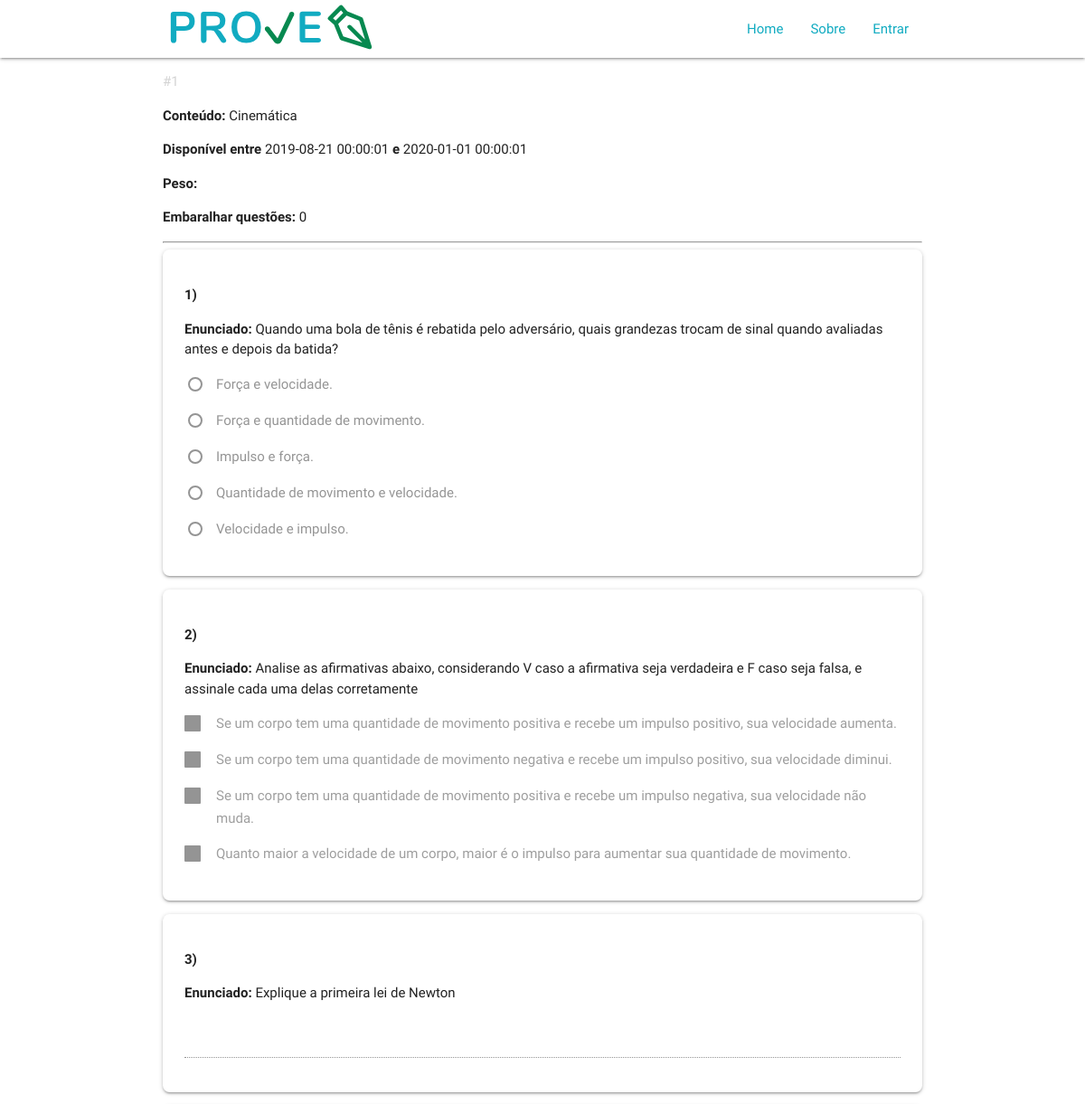
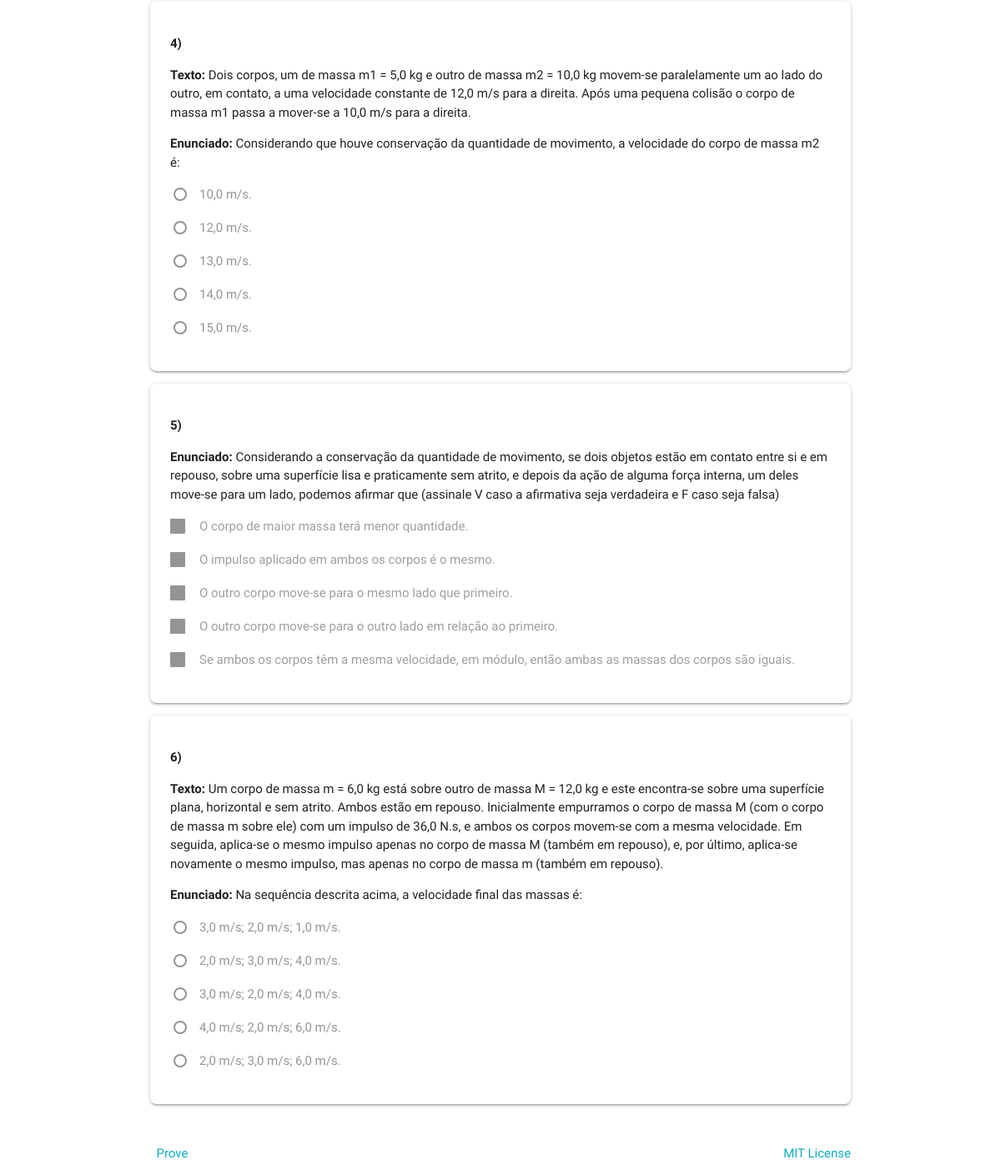
Page /avaliacao.php?codigo=1 on the committed database (2 pictures, top to bottom).
### tables this page shows
CREATE TABLE IF NOT EXISTS `Avaliacoes` (
  `Codigo_Avaliacao` INT NOT NULL AUTO_INCREMENT,
  `Conteudo` VARCHAR(50) NOT NULL,
  `Disciplina_Codigo_Disciplina` INT NOT NULL,
  `Data_Inicio` DATETIME NOT NULL,
  `Data_Fim` DATETIME NOT NULL,
  `Peso` VARCHAR(5) NULL,
  `Embaralhar` TINYINT NULL,
  PRIMARY KEY (`Codigo_Avaliacao`),
  INDEX `fk_Avaliacoes_Disciplina1_idx` (`Disciplina_Codigo_Disciplina` ASC),
  CONSTRAINT `fk_Avaliacoes_Disciplina1`
    FOREIGN KEY (`Disciplina_Codigo_Disciplina`)
    REFERENCES `Disciplinas` (`Codigo_Disciplina`)
    ON DELETE NO ACTION
    ON UPDATE NO ACTION);

CREATE TABLE IF NOT EXISTS `Questao` (
  `Codigo_Questao` INT NOT NULL AUTO_INCREMENT,
  `Enunciado` TEXT,
  `Texto` TEXT NULL,
  `Tipo_Codigo` INT NOT NULL,
  PRIMARY KEY (`Codigo_Questao`),
  INDEX `fk_Questao_Tipo1_idx` (`Tipo_Codigo` ASC),
  CONSTRAINT `fk_Questao_Tipo1`
    FOREIGN KEY (`Tipo_Codigo`)
    REFERENCES `Tipo` (`Codigo_Tipo`)
    ON DELETE NO ACTION
    ON UPDATE NO ACTION);

### disciplinas_pdo.php (called while the page is built, shortened)
<?php
function selectPDO_discaval ($codigo, $tabela ) {
	try {
		$sql = 'select d.Codigo_Disciplina as "ID Disciplina", d.Nome as "Disciplina", a.Codigo_Avaliacao as "ID Avaliacao", a.Conteudo, a.Data_Inicio, a.Data_Fim, a.Peso, a.Embaralhar
		 FROM avaliacoes a, disciplinas d
		 WHERE d.Codigo_Disciplina = a.Disciplina_Codigo_Disciplina ';
		if($tabela == 'disciplina') {
			$sql .= ' and d.Codigo_Disciplina = '.$codigo;
		} else if ($tabela == 'avaliacao') {
			$sql .=  'and a.Codigo_Avaliacao = '.$codigo;
		}
		$sql .= " ORDER BY a.Data_Fim";
		$consulta = $GLOBALS['pdo']->query($sql);
		$registros = array();
		for ($i = 0; $linha = $consulta->fetch(PDO::FETCH_ASSOC); $i++) {
			$registros[$i] = array();
			array_push($registros[$i], $linha['ID Disciplina']);
			array_push($registros[$i], $linha['Disciplina']);
			array_push($registros[$i], $linha['ID Avaliacao']);
			array_push($registros[$i], $linha['Conteudo']);
			array_push($registros[$i], $linha['Data_Inicio']);
			array_push($registros[$i], $linha['Data_Fim']);
			array_push($registros[$i], $linha['Peso']);
			array_push($registros[$i], $linha['Embaralhar']);
		}
		return $registros;
	} catch (PDOException $e) {
		echo "Erro: ".$e->getMessage();
	}
}
?>

### avaliacao_funcaoFormulario.php (the view, shortened to what this page needs)
<?php
function gerar_formulario_questoes_visualizar($cod_avaliacao, $modo_view='') {
	$query0 = "SELECT count(Questoes_Codigo_Questao) as 'qtd' FROM Questoes_has_Avaliacoes WHERE Avaliacoes_Codigo_Avaliacao = ".$cod_avaliacao;
	$consulta = $GLOBALS['pdo']->query($query0);
	$linha = $consulta->fetch(PDO::FETCH_ASSOC);
	$qtdQuestoes = $linha['qtd'];
	if($qtdQuestoes > 0)
	{
		$query = "SELECT Q.Codigo_Questao, Q.Texto, Q.Enunciado, Q.Tipo_Codigo FROM Questao Q, Questoes_has_Avaliacoes QA WHERE QA.Avaliacoes_Codigo_Avaliacao = ".$cod_avaliacao." AND QA.Questoes_Codigo_Questao = Q.Codigo_Questao ";
		$consulta = $GLOBALS['pdo']->query($query);
		$questoes = array();
		for ($i = 0; $linha = $consulta->fetch(PDO::FETCH_ASSOC); $i++) {
			$questoes[$i] = array();
			array_push($questoes[$i], $linha['Codigo_Questao']);
			array_push($questoes[$i], $linha['Texto']);
			array_push($questoes[$i], $linha['Enunciado']);
			array_push($questoes[$i], $linha['Tipo_Codigo']);
		}
		$noQuestao = 0;
		for ($i=0; $i < count($questoes); $i++) {
			$noQuestao++;
			echo "<div class='card-panel left-align'>";
				echo "<p><b>".$noQuestao.")</b><p>";
				if(isset($questoes[$i][1])) { echo "<p><b>Texto: </b> ".$questoes[$i][1]."</p>"; }
				echo "<p><b>Enunciado: </b> ".$questoes[$i][2]."</p>";
				if ($questoes[$i][3] == 1) {
					echo "<textarea class='materialize-textarea' disabled></textarea>";
				} else {
					if ($questoes[$i][3] == 2) { $tipo = 'radio'; }
					else if ($questoes[$i][3] == 3) { $tipo = 'checkbox'; }
					$query3 = "SELECT Descricao FROM Alternativa WHERE Questao_Codigo = ".$questoes[$i][0];
					$consulta = $GLOBALS['pdo']->query($query3);
					$alternativas = array();
					for ($j = 0; $linha = $consulta->fetch(PDO::FETCH_ASSOC); $j++) {
						array_push($alternativas, $linha['Descricao']);
					}
					for ($j=0; $j < count($alternativas); $j++) {
						echo "<p>
							<label>
								<input type=".$tipo." disabled/>
								<span>".$alternativas[$j]."</span>
							</label>
						</p>";
					}
				}
			echo "</div>";
		}
	} else
	{
		echo '<div><i>A avaliação ainda não tem questões.</i></div>';
	}
}
?>

### avaliacao.php (shortened to what this page needs)
<!DOCTYPE html>
<?php
	if (isset($_POST['codigo'])) {
		$codigo = $_POST['codigo'];
	} else if (isset($_GET['codigo'])) {
		$codigo = $_GET['codigo'];
	} else {
		$codigo = '';
	}
	include 'disciplinas_pdo.php';
	include 'avaliacao_pdo.php';
	include 'funcoes.php';
	include 'avaliacao_funcaoFormulario.php';
	$registros = selectPDO_discaval($codigo, 'avaliacao');
	if($codigo != '') {
		$cod_avaliacao = $registros[0][2];
		$conteudo = $registros[0][3];
		$data_inicio = $registros[0][4];
		$data_fim = $registros[0][5];
		$peso = $registros[0][6];
		$embaralhar = $registros[0][7];
	} else {
		$title = '';
	}
?>
<html>
<head>
	<link rel="stylesheet" href="https://cdnjs.cloudflare.com/ajax/libs/materialize/1.0.0/css/materialize.min.css">
	<link href="assets/css/login/login.css" type="text/css" rel="stylesheet" media="screen,projection"/>
</head>
<body>
	<header> <?php printHeader(); ?> </header>
	<main>
		<div class="container">
			<?php if($codigo != '') { ?>
				<div id="info-avaliacao">
				<?php
					echo "<p style='color:lightgrey'>#".$cod_avaliacao."</p>";
					echo "<p><b>Conteúdo:</b> ".$conteudo."</p>";
					echo "<p><b>Disponível entre</b> ".$data_inicio." <b>e</b> ".$data_fim."</p>";
					echo "<p><b>Peso: </b>".$peso."</p>";
					echo "<p><b>Embaralhar questões:</b> ".$embaralhar."</p>";
				?>
				</div>
				<hr/>
				<div id="questoes">
					<?php
						gerar_formulario_questoes_visualizar($codigo);
					?>
				</div>
			<?php } else { ?>
				<div id="erro_codigo">
					<p><b>Erro: </b> a página não recebeu nenhum código. Adicione, no final da URL, <code>?codigo=[codigo da disciplina]</code></p>
				</div>
			<?php } ?>
		</div>
	</main>
	<footer class="page-footer">
	</footer>
</body>
</html>

### rows in the picture
avaliacoes: Codigo_Avaliacao "1", Conteudo "Cinemática", Data_Inicio "2019-08-21 00:00:01", Data_Fim "2020-01-01 00:00:01", Embaralhar "0"
questao: Enunciado "Quando uma bola de tênis é rebatida pelo adversário, quais grandezas trocam de sinal quando avaliadas antes e depois da batida?", j "Força e velocidade.", j "Força e quantidade de movimento.", j "Impulso e força.", j "Quantidade de movimento e velocidade.", j "Velocidade e impulso."
questao: Enunciado "Analise as afirmativas abaixo, considerando V caso a afirmativa seja verdadeira e F caso seja falsa, e assinale cada uma delas corretamente", j "Se um corpo tem uma quantidade de movimento positiva e recebe um impulso positivo, sua velocidade aumenta.", j "Se um corpo tem uma quantidade de movimento negativa e recebe um impulso positivo, sua velocidade diminui.", j "Se um corpo tem uma quantidade de movimento positiva e recebe um impulso negativa, sua velocidade não muda.", j "Quanto maior a velocidade de um corpo, maior é o impulso para aumentar sua quantidade de movimento."
questao: Enunciado "Explique a primeira lei de Newton"
questao: Texto "Dois corpos, um de massa m1 = 5,0 kg e outro de massa m2 = 10,0 kg movem-se paralelamente um ao lado do outro, em contato, a uma velocidade constante de 12,0 m/s para a direita. Após uma pequena colisão o corpo de massa m1 passa a mover-se a 10,0 m/s para a direita.", Enunciado "Considerando que houve conservação da quantidade de movimento, a velocidade do corpo de massa m2 é:", j "10,0 m/s.", j "12,0 m/s.", j "13,0 m/s.", j "14,0 m/s.", j "15,0 m/s."
questao: Texto "Um corpo de massa m = 6,0 kg está sobre outro de massa M = 12,0 kg e este encontra-se sobre uma superfície plana, horizontal e sem atrito. Ambos estão em repouso. Inicialmente empurramos o corpo de massa M (com o corpo de massa m sobre ele) com um impulso de 36,0 N.s, e ambos os corpos movem-se com a mesma velocidade. Em seguida, aplica-se o mesmo impulso apenas no corpo de massa M (também em repouso), e, por último, aplica-se novamente o mesmo impulso, mas apenas no corpo de massa m (também em repouso).", Enunciado "Na sequência descrita acima, a velocidade final das massas é:", j "3,0 m/s; 2,0 m/s; 1,0 m/s.", j "2,0 m/s; 3,0 m/s; 4,0 m/s.", j "3,0 m/s; 2,0 m/s; 4,0 m/s.", j "4,0 m/s; 2,0 m/s; 6,0 m/s.", j "2,0 m/s; 3,0 m/s; 6,0 m/s."

### other values in the picture
$alternativas[$j] "O corpo de maior massa terá menor quantidade."
$alternativas[$j] "O impulso aplicado em ambos os corpos é o mesmo."
$alternativas[$j] "O outro corpo move-se para o mesmo lado que primeiro."
$alternativas[$j] "O outro corpo move-se para o outro lado em relação ao primeiro."
$alternativas[$j] "Se ambos os corpos têm a mesma velocidade, em módulo, então ambas as massas dos corpos são iguais."
